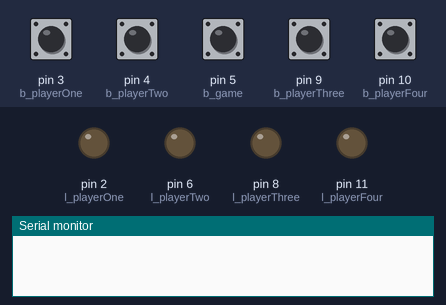
A sketch run on a simulated Arduino Uno, built with avr-gcc and run on an emulated ATmega328P. Shown: output pins drawn as LEDs (lit = HIGH), the last lines printed to the serial monitor. The test bench sets the inputs (shaded band); at power-on: pin 3 (b_playerOne), pin 4 (b_playerTwo), pin 5 (b_game), pin 9 (b_playerThree), pin 10 (b_playerFour) HIGH.

Above: at 1.2 s.
1.3 s: pin 5 (b_game) pulled LOW for 0.15 s
2.9 s: pin 3 (b_playerOne) pulled LOW for 0.15 s
At 4.1 s:
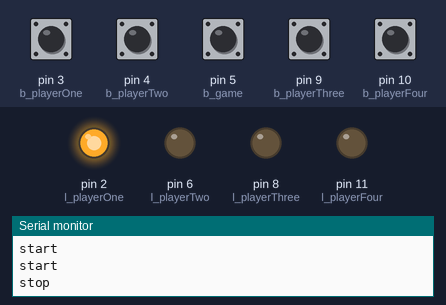
4.5 s: pin 5 (b_game) pulled LOW for 1 s
At 5.6 s:
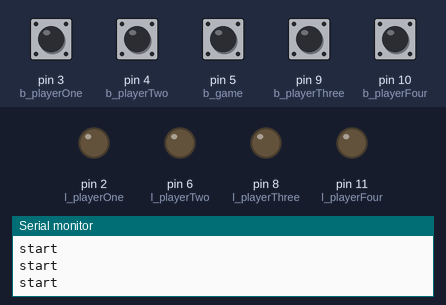
7.0 s: pin 4 (b_playerTwo) pulled LOW for 0.15 s
At 7.5 s:
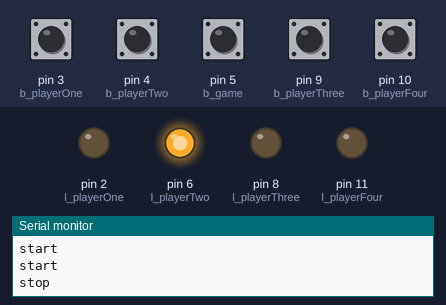
8.6 s: pin 3 (b_playerOne) driven LOW and pin 5 (b_game) driven LOW
At 8.85 s:
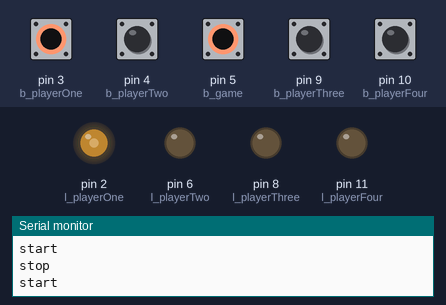
11.6 s: pin 5 (b_game) driven HIGH
Timing chart, 0 to 14.1 s (numbered marks = the images above; inputs shaded):
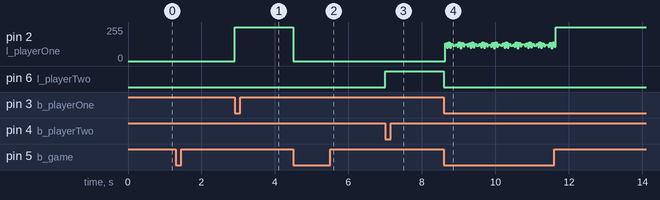

The sketch:

NTT.ino
```cpp
const int l_playerOne = 2;    //Pin do którego podłączona jest dioda odpowiadająca pierwszemu graczowi
const int l_playerTwo = 6;    //Pin do którego podłączona jest dioda odpowiadająca drugiemu graczowi
const int l_playerThree = 8;  //Pin do którego podłączona jest dioda odpowiadająca trzeciemu graczowi
const int l_playerFour = 11;  //Pin do którego podłączona jest dioda odpowiadająca czwartemu graczowi
const int b_playerOne = 3;    //Pin do którego podłączony jest przycisk odpowiadający pierwszemu graczowi
const int b_playerTwo = 4;    //Pin do którego podłączony jest przycisk odpowiadający drugiemu graczowi
const int b_playerThree = 9;  //Pin do którego podłączony jest przycisk odpowiadający trzeciemu graczowi
const int b_playerFour = 10;  //Pin do którego podłączony jest przycisk odpowiadający czwartemu graczowi
const int b_game = 5;         //Pin do którego podłączony jest przycisk odpowiadający prowadzącemu

bool musicPlays = false;      //zmienna informuja czy telefon aktualnie odtwarza muzykę

void setup() {
  //inicjalizacja pinów do których podłączone są diody na wyjście
  pinMode(2, OUTPUT);
  pinMode(6, OUTPUT);
  pinMode(8, OUTPUT);
  pinMode(11, OUTPUT);
  //inicjalizacja pinów do których podłączone są przyciski na wejście z rezystorem podciągającym
  pinMode(3, INPUT_PULLUP);
  pinMode(4, INPUT_PULLUP);
  pinMode(5, INPUT_PULLUP);
  pinMode(9, INPUT_PULLUP);
  pinMode(10, INPUT_PULLUP);
  //inicjalizcja połączenia bluetooth
  Serial.begin(9600);
}

void loop() {

  //jeśli przycisk pierwszego gracza został wciśnięty oraz muzyka jest odtwarzana
  if (digitalRead(b_playerOne) == LOW && musicPlays == true)
      {
        digitalWrite(l_playerOne, HIGH);//zaświecenie diody odpowiadającej pierwszemu graczowi
        musicPlays = false;             //zatrzymanie odtwarzania muzyki
        Serial.println("stop\n");       //wysłanie do telefonu sygnału o zatrzymaniu odtwarzania muzyki
      }

  //jeśli przycisk drugiego gracza został wciśnięty oraz muzyka jest odtwarzana
  if (digitalRead(b_playerTwo) == LOW && musicPlays == true)
      {
        digitalWrite(l_playerTwo, HIGH);//zaświecenie diody odpowiadającej drugiemu graczowi
        musicPlays = false;             //zatrzymanie odtwarzania muzyki
        Serial.println("stop\n");       //wysłanie do telefonu sygnału o zatrzymaniu odtwarzania muzyki
      }

  //jeśli przycisk trzeciego gracza został wciśnięty oraz muzyka jest odtwarzana
  if (digitalRead(b_playerThree) == LOW && musicPlays == true)
      {
        digitalWrite(l_playerThree, HIGH);//zaświecenie diody odpowiadającej trzeciemu graczowi
        musicPlays = false;               //zatrzymanie odtwarzania muzyki
        Serial.println("stop\n");         //wysłanie do telefonu sygnału o zatrzymaniu odtwarzania muzyki
      }

  //jeśli przycisk czwartego gracza został wciśnięty oraz muzyka jest odtwarzana
  if (digitalRead(b_playerFour) == LOW && musicPlays == true)
      {
        digitalWrite(l_playerFour, HIGH);//zaświecenie diody odpowiadającej czwartemu graczowi
        musicPlays = false;              //zatrzymanie odtwarzania muzyki
        Serial.println("stop\n");        //wysłanie do telefonu sygnału o zatrzymaniu odtwarzania muzyki
      }

  //jeśli przycisk prowadzącego został wciśnięty
  if (digitalRead(b_game) == LOW)
      {
        digitalWrite(l_playerOne, LOW);   //zgaszenie diody pierwszego gracza
        digitalWrite(l_playerTwo, LOW);   //zgaszenie diody drugiego gracza
        digitalWrite(l_playerThree, LOW); //zgaszenie diody trzeciego gracza
        digitalWrite(l_playerFour, LOW);  //zgaszenie diody czwartego gracza
        musicPlays = true;                //odtwarzanie muzyki
        Serial.println("start\n");        //wysłanie do telefonu sygnału o rozpoczęciu odtwarzania muzyki
      }
}
```

Measured:
- after the input at 2.9 s, pin 2 (l_playerOne): 0/255 → 255/255 at once
- after the input at 4.5 s, pin 2 (l_playerOne): 255/255 → 0/255 at once
- after the input at 7.0 s, pin 6 (l_playerTwo): LOW → HIGH at once
- after the input at 8.6 s, pin 6 (l_playerTwo): HIGH → LOW at once
